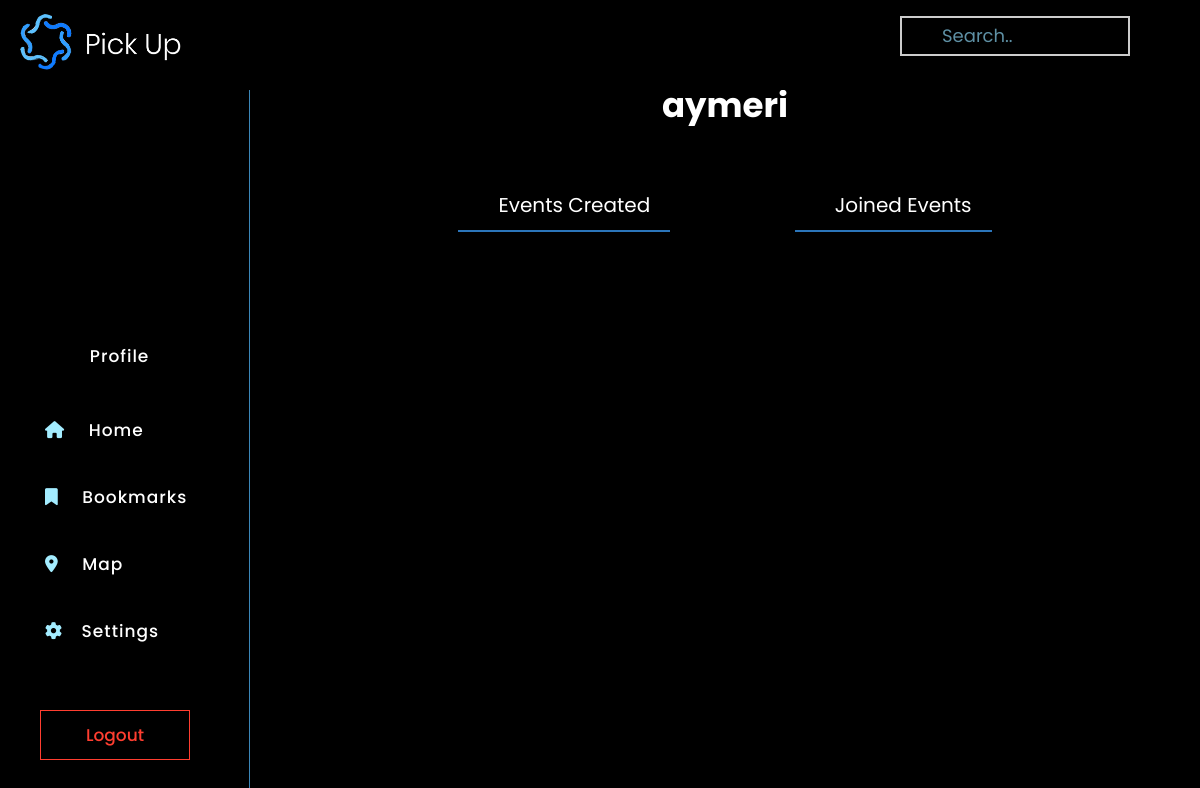
Page /profile.php?user=aymeri on the earlier database version.
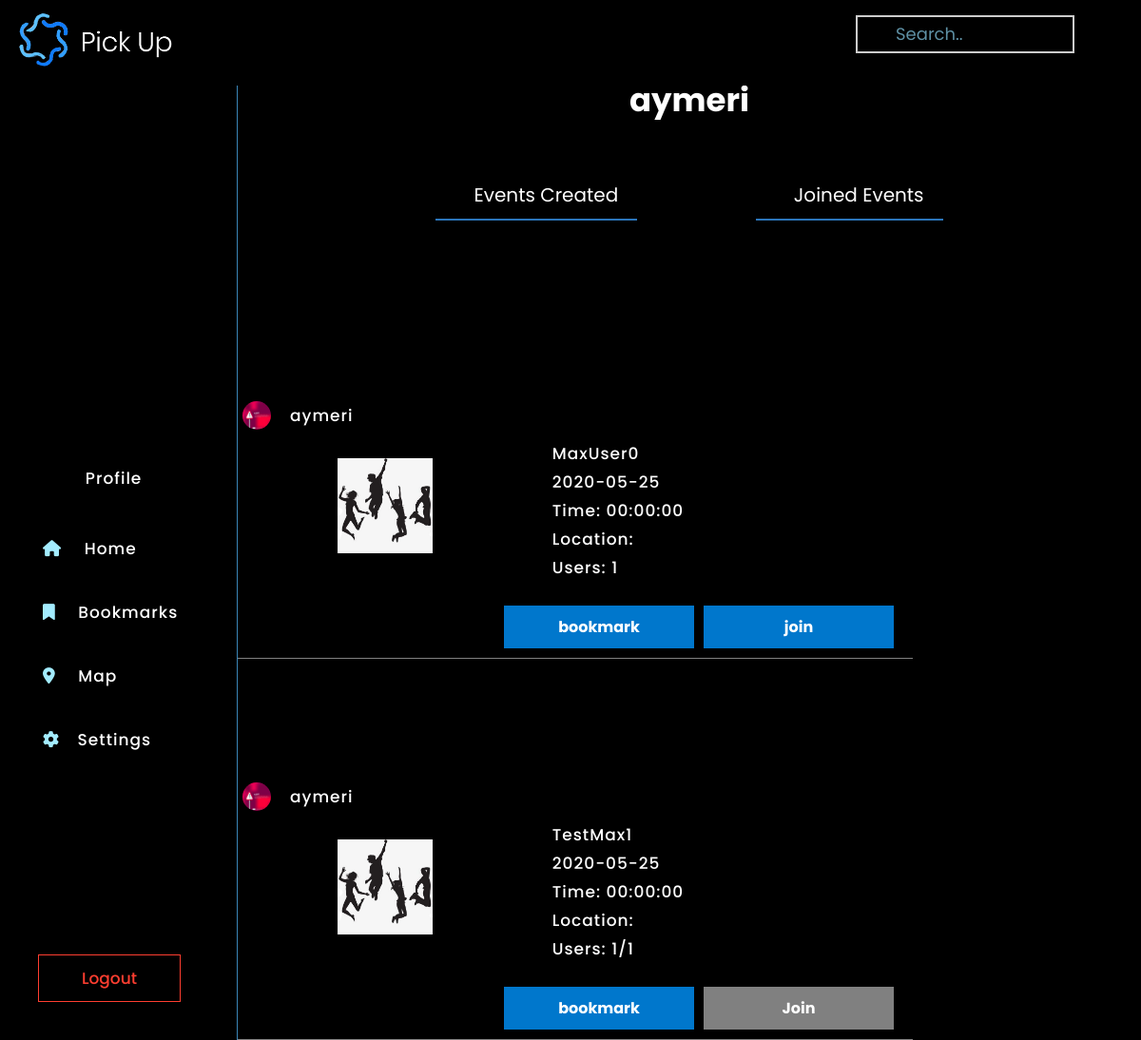
Same page on the later database version.
### tables this page shows
CREATE TABLE `events` (
  `event_id` varchar(13) NOT NULL,
  `date_of_event` date NOT NULL,
  `time_of_event` time NOT NULL,
  `subject` varchar(30) DEFAULT NULL,
  `max_users` int(11) DEFAULT NULL,
  `duration_of_event` time DEFAULT NULL,
  `date_of_posting` timestamp NOT NULL DEFAULT current_timestamp() ON UPDATE current_timestamp(),
  `lat` float DEFAULT NULL,
  `lng` float DEFAULT NULL,
  `description` longtext NOT NULL,
  `creator` varchar(30) NOT NULL
);

### database.php (called while the page is built, shortened)
    <?php
	function db_connect(){
    $servername = "localhost";
    $username = "learta";
    $password = "123";
	$dbname = "cwtest1";
	$conn = mysqli_connect($servername, $username,$password,$dbname);
		return $conn;
	}
?>

### query_auth.php (called while the page is built, shortened)
<?php
function get_email($username)
{
    $conn = db_connect();
    $sql = "SELECT email FROM user WHERE username='" . $username . "'";
    $result = $conn->query($sql);
    if ($result->num_rows > 0) {
        while ($row = $result->fetch_assoc()) {
            $email = $row["email"];
            return $email;
        }
    }
}
function getEventUsers($event_id){
    $conn = db_connect();
    $sql = "SELECT user_id from isin where event_id = '$event_id' ";
    $result = $conn->query($sql);
    $users = [];
    if ($result->num_rows > 0) {
        for ($x = 0; $x < $result->num_rows; $x++) {
            $row = $result->fetch_assoc();
            $user_id = $row["user_id"];
            array_push($users,$user_id);
        }
    }
    return $users;
}
function getCreatorEvents($username)
{
    $conn = db_connect();
    $sql = "SELECT * from events where events.creator = '$username';";
    $result = $conn->query($sql);
    return makeEvent($result);
}
function makeEvent($result){
    if ($result->num_rows > 0) {
        $events = array();
        for ($x = 0; $x < $result->num_rows; $x++) {
            $row = $result->fetch_assoc();
            $event_id = $row["event_id"];
            $date = $row["date_of_event"];
            $time = $row["time_of_event"];
            $title = $row["subject"];
            $lat = $row["lat"];
            $lng = $row["lng"];
            $description = $row["description"];
            $creator = $row["creator"];
            $max_users = $row["max_users"];
            $event = new Event($event_id, $date, $time, $title, $lat,$lng,$description, $creator,$max_users);
            array_push($events, $event);
        }
        return $events;
    }
}
class Event
{
    public $event_id, $date, $time, $title, $lat, $lng, $description, $creator, $max_users;
    function __construct($event_id, $date, $time, $title, $lat, $lng, $description,$creator, $max_users)
    {
        $this->event_id = $event_id;
        $this->date = $date;
        $this->time = $time;
        $this->title = $title;
        $this->creator = $creator;
        $this->max_users = $max_users;
    }
    function get_eventid()
    {
        return $this->event_id;
    }
    function get_date()
    {
        return $this->date;
    }
    function get_time()
    {
        return $this->time;
    }
    function get_title()
    {
        return $this->title;
    }
    function get_creator()
    {
        return $this->creator;
    }
    function get_max_users(){
        return $this->max_users;
    }
}
?>

### profile.php (the view, shortened to what the changed rows need)
<!DOCTYPE html>
<html lang="en">
<head>
     <link rel="stylesheet" href="normalize.css">
    <link rel="stylesheet" href="style.css">
    <link rel="stylesheet" href="personal-infostyle.css">
    <link rel="stylesheet" href="section-sidebar.css">
    <link rel="stylesheet" href="radio.css">
    <link href="https://cdnjs.cloudflare.com/ajax/libs/sweetalert/1.1.3/sweetalert.min.css" rel="stylesheet" />
    <link rel="stylesheet/less" type="text/css" href="idk.less" />
</head>
<body>
    <div class="indexcontainer">
        <div class="index-account">
            <?php
            require_once('query_auth.php');
            if (isset($_GET['user'])) {
                $id = $_GET['user'];
                if (get_email($id) != "") {
    echo '<h1>'.$id.'</h1> <br><br>';
    echo '
<button class="btn1">Events Created</button>
<button class="btn2">Joined Events</button>
    <div class="your-events">
        <p>These are your events</p>
    </div>
    <div class="joined-events">
        <p>These are joined events</p>
    </div>
</div>
</div>';
                $creator = $_GET['user'];
                if(isset($_GET['str'])) {
                    $event = get_UserEvents($_GET['user']);
                }else{
                    $event=getCreatorEvents($creator);
                }
                if($event == null){
                    echo '<br><p> No events :(  </p>';
                }else{
                    for ($x = 0; $x < count($event); $x++) {
                        $id = $event[$x]->get_eventid();
                        $max_users = $event[$x]->get_max_users();
                        $dscp = $event[$x]->get_description();
                        $creator = $event[$x]->get_creator();
                        $pic = 'uploads/' . $id . '.jpg';
                        $text = "";
                        $users = getEventUsers($id);
                        $numUsers = count($users);
                        $numUserText = "Users: ".$numUsers;
                        if($max_users > 0){
                            $numUserText = $numUserText . "/" . $max_users;
                        }
                        echo
                        '<div class="eventtest ' . $x . '" id="'.$event[$x]->get_title().'">
                                <section class="postsection" style ="width:60%"id="ps-'.$id.'">
                                    <div class="item1">
                                        <a href="profile.php?user='.$creator.'"><span><img class="circular--square nonevent" src="images/'.$creator.'.jpg" style="
                                        width: 70px;
                                        height:70px;
                                        overflow: hidden;
                                        border-radius: 50%; margin-left:5px; margin-right: 10px; float:left; position:relative"><p>'.$creator.'</p></span></a>
                                    '.$text.'</div>
                                    <div class="item2">' .choosePic($pic, $id).'</div>
                                    <div class="item3" style="color:#0077CC;"> <p>'
                                     . $event[$x]->get_title() .'<br></p>' .'<p>' . $date = $event[$x]->get_date() . '</p>
                                    <br><p>Time: ' . $event[$x]->get_time() . '</p>
                                    <br><p>
                                    Location: <span class="events"></span>
                                   </p><br><p>'.$numUserText. '</p> <br>' . '<script>document.write(hashtag("' . $dscp . '"))</script></div>'  . '
                                    ';
                                    echo $numUsers!=$max_users || $max_users == 0 || in_array($_SESSION['username'],$users)? '<div class="item4"><button type="submit" class="button1 nonevent" id="j-' . $id . '" name="join" value="join ' . $id . '" onclick="changeButton(this)">join</button>'
                                    : '<div class="item4"> <button type ="submit" class="button2 nonevent" style="background-color:grey"> Join </button>';
                                    echo '<button type="submit" class="button1 nonevent" id="b-' . $id . '" name="bookmark" value="bookmark ' . $id . '" onclick="changeButton(this)">bookmark</button></div>
                                </section>
                            </div>';
                }
                }
            } else {
                echo "<h1>No such profile</h1>";
            }
        } else {
            echo "<h1>Nothing to show here</h1>";
        }
        function choosePic($pic, $id)
                {
                    if (file_exists($pic)) {
                        return '<img src="uploads/' . $id . '.jpg" style= "width: 100px; height:100px; display:block; margin-left:auto; margin-right:auto; margin-top:20px;">';
                    } else
                        return '<img src="images/eventpic.jpg" style= "width: 100px; height:100px; display:block; margin-left:auto; margin-right:auto; margin-top:20px;"
                         >';
                }
?>
                eventArray = <?php require_once('query_auth.php');
                                echo json_encode($php_array); ?>;
    hasJoined = <?php require_once('query_auth.php');
    echo json_encode($joinedArray);?> ;
    hasBookmarked = <?php require_once('query_auth.php');
    echo json_encode($bookmarkArray);?>;
</body>
</html>

Differences in the rows shown:
added events: creator (picture), creator "aymeri", subject "MaxUser0", date_of_event "2020-05-25", time_of_event "00:00:00", numUserText "Users: 1"
added events: creator (picture), creator "aymeri", subject "TestMax1", date_of_event "2020-05-25", time_of_event "00:00:00", max_users "Users: 1/1", shows "Join"
